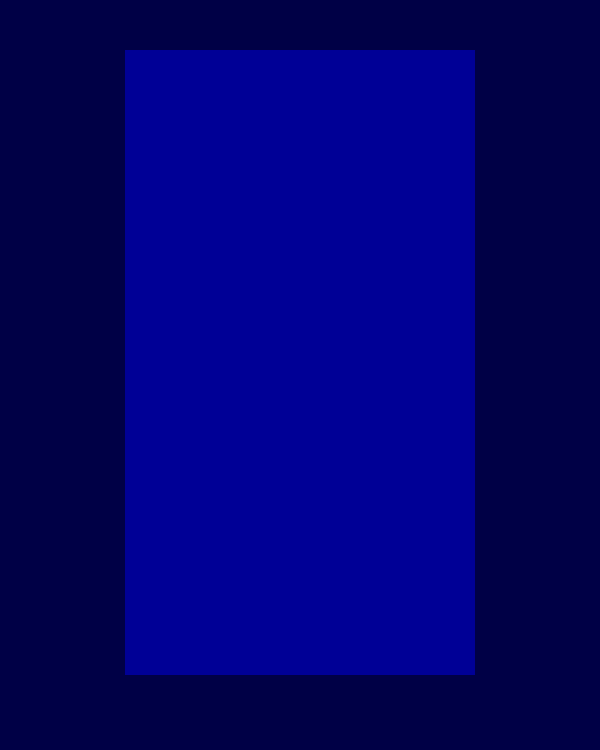
Frame 1 (no input)
Frame 60 (the mouse pressed at the canvas centre just before this capture): identical to frame 1, image omitted
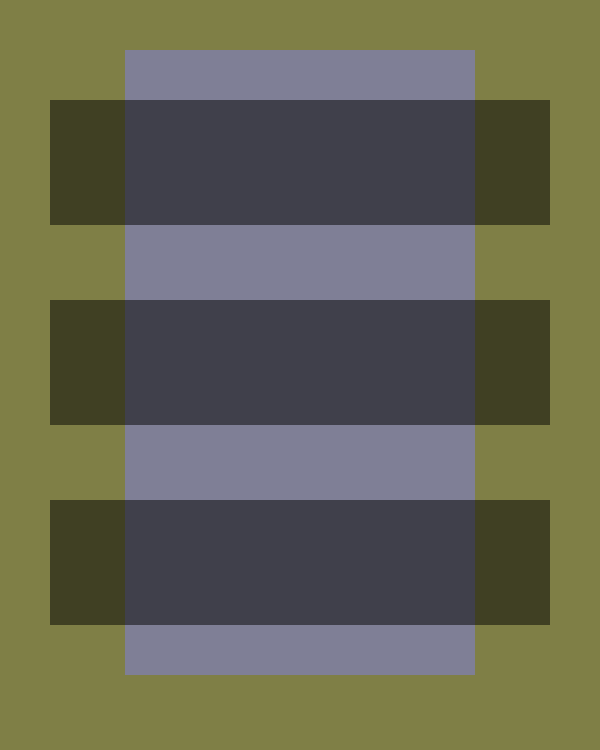
Frame 120 (the mouse held since frame 60 and released just before this capture)

The Processing sketch that drew these frames (run headless with seeded random() and noise(); from frame 60 on, the mouse is pressed at the canvas centre):

// Processing sketch: processing_70921
// ── processing_70921.pde

void setup(){
  smooth();
  size(600,750); 
 
 


}


void draw(){
  background(map(mouseY,0,750,0,255),map(mouseX,0,600,0,255),70);
  
  
  
  
  //WITH INTERACTIVE COLORS
  //vertical large rectangle
  fill(map(mouseX,0,600,0,255),map(mouseY,0,750,0,255),150);
  noStroke();
  rect(125,50,350,625);
  
  //first black rect
  fill(0, map(mouseX,0,600,0,255));
  rect(50,100,500,125);
  
  //second black rect
  fill(0, map(mouseY,0,750,0,255));
  rect(50,300,500,125);
  
  //third black rect
  fill(0, map(mouseX,0,600,0,255));
  rect(50,500,500,125); 
  
  

}
